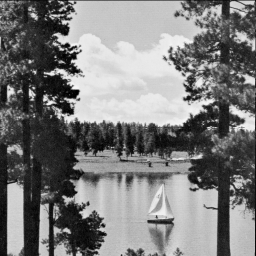
#> input picture testingBoat.bmp, 256 x 256 px
$ python -i filtroSobel.py   (imports and definitions only)
#> lines starting #> are read from the running program, lines starting #| are printed output that depends on the picture
### histograma.py
import codecs


def saveHistogram(filename, list, width, height):
    fileOutputText = codecs.open(filename,'w','utf-8')

    finalText = ''

    for x in xrange(0,width):
        for y in xrange(0,height):
            if list[x][y] > 246:
                list[x][y] = 246
            elif list[x][y] < 0:
                list[x][y] = 0
            finalText = finalText + str(list[x][y]) + '\n'

    fileOutputText.write(u"\ufeff"+finalText)
    fileOutputText.close()

### filtroSobel.py
from PIL import Image
import histograma

def execute(path):

#> called with path = 'testingBoat.bmp'
    img = Image.open(path)
#> img is the input picture: PIL image 256x256 P; min 0, max 246, mean 124.3
    imgHorizontal = Image.open(path)
    imgVertical = Image.open(path)
    pixels = img.load()

    lines = 3
    columns = 3
    matrix = [[-1 for x in range(columns)] for y in range(lines)]
    list = [[0 for x in range(img.width)] for y in range(img.height)]
    listHorizontal = [[0 for x in range(img.width)] for y in range(img.height)]
    listVertical = [[0 for x in range(img.width)] for y in range(img.height)]

    for i in range(0,img.width):
        for j in range(0,img.height):

            totalPixels = 0
            pixelSum = 0
            pixelSumX = 0
            pixelSumY = 0
            average = 0.00

            maskX = ((-1,-2,-1),(0,0,0),(1,2,1))
            maskY = ((-1,0,1),(-2,0,2),(-1,0,1))

            for x in range(0,lines):
                for y in range(0,columns):
                    if (i-1+x < 0) or (j-1+y < 0) or (i-1+x >= img.width) or (j-1+y >= img.width):
                        matrix[x][y] = -1
                    else:
                        matrix[x][y] = pixels[i-1+x,j-1+y]

                        totalPixels = totalPixels + 1
                        if (maskX[x][y] >= 0):
                            pixelSumX = pixelSumX + ( maskX[x][y] * pixels[i-1+x,j-1+y] )
                        else:
                            pixelSumX = pixelSumX - ( maskX[x][y] * pixels[i-1+x,j-1+y] )

                        if (maskX[x][y] >= 0):
                            pixelSumY = pixelSumY + ( maskY[x][y] * pixels[i-1+x,j-1+y] )
                        else:
                            pixelSumY = pixelSumY - ( maskY[x][y] * pixels[i-1+x,j-1+y] )


            if pixelSumX < 0:
                pixelSumX = pixelSumX * -1
            if pixelSumY < 0:
                pixelSumY = pixelSumY * -1
           # pixelSum =  pixelSumX + pixelSumY
            pixelSumP1 = (matrix[2][0] + 2*matrix[2][1] + matrix[2][2]) - (matrix[0][0] + 2*matrix[0][1] + matrix[0][2])
            pixelSumP2 = (matrix[0][2] + 2*matrix[1][2] + matrix[2][2]) - (matrix[0][0] + 2*matrix[1][0] + matrix[2][0])
            if pixelSumP1 < 0:
                pixelSumP1 = pixelSumP1 * -1
            if pixelSumP2 < 0:
                pixelSumP2 = pixelSumP2 * -1

            pixelSum = pixelSumP1 + pixelSumP2
            img.putpixel((i,j),pixelSum)
            imgHorizontal.putpixel((i,j),pixelSumP1)
            imgVertical.putpixel((i,j),pixelSumP2)
            list[i][j] = pixelSum
            listHorizontal[i][j] = pixelSumP1
            listVertical[i][j] = pixelSumP2
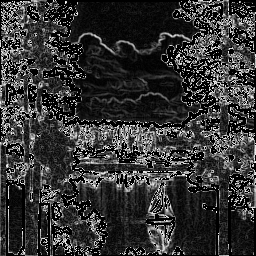
#> img: PIL image 256x256 P; min 0, max 246, mean 52.7
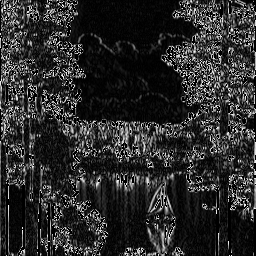
#> imgHorizontal: PIL image 256x256 P; min 0, max 246, mean 43.6
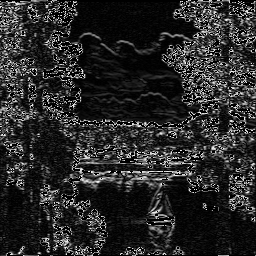
#> imgVertical: PIL image 256x256 P; min 0, max 246, mean 41.3
#> after the loop, list = 256 items; listHorizontal = 256 items; listVertical = 256 items; matrix = [[150, 155, -1], [2, 8, -1], [-1, -1, -1]]


    histograma.saveHistogram('histogram.txt',list,img.width,img.height)
#> after the loop in saveHistogram, `for x in xrange(0,width):`: list = 256 items
    histograma.saveHistogram('histogramHorizontal.txt',listHorizontal,img.width,img.height)
    histograma.saveHistogram('histogramVertical.txt',listVertical,img.width,img.height)

    img.save("result.bmp")
    imgHorizontal.save("resultHorizontal.bmp")
    imgVertical.save("resultVertical.bmp")

>>> result = execute('testingBoat.bmp')
